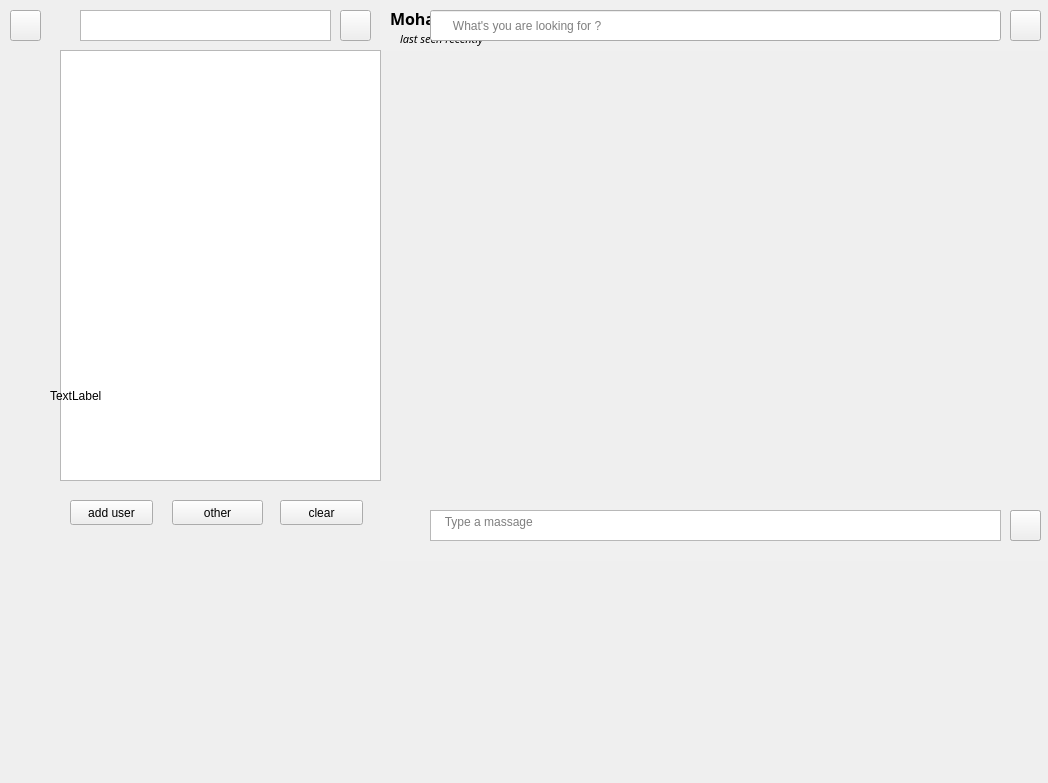
<?xml version="1.0" encoding="UTF-8"?>
<ui version="4.0">
 <class>PyChat</class>
 <widget class="QMainWindow" name="PyChat">
  <property name="geometry">
   <rect>
    <x>0</x>
    <y>0</y>
    <width>1048</width>
    <height>783</height>
   </rect>
  </property>
  <property name="windowTitle">
   <string>PyChat</string>
  </property>
  <property name="tabShape">
   <enum>QTabWidget::Triangular</enum>
  </property>
  <widget class="QWidget" name="centralwidget">
   <widget class="QScrollArea" name="scrollArea">
    <property name="geometry">
     <rect>
      <x>380</x>
      <y>60</y>
      <width>661</width>
      <height>431</height>
     </rect>
    </property>
    <property name="tabletTracking">
     <bool>true</bool>
    </property>
    <property name="contextMenuPolicy">
     <enum>Qt::DefaultContextMenu</enum>
    </property>
    <property name="styleSheet">
     <string notr="true">background-color: rgba(255, 255, 255, 0)</string>
    </property>
    <property name="frameShape">
     <enum>QFrame::VLine</enum>
    </property>
    <property name="verticalScrollBarPolicy">
     <enum>Qt::ScrollBarAsNeeded</enum>
    </property>
    <property name="horizontalScrollBarPolicy">
     <enum>Qt::ScrollBarAlwaysOff</enum>
    </property>
    <property name="widgetResizable">
     <bool>true</bool>
    </property>
    <widget class="QWidget" name="scrollAreaWidgetContents">
     <property name="geometry">
      <rect>
       <x>0</x>
       <y>0</y>
       <width>657</width>
       <height>427</height>
      </rect>
     </property>
     <layout class="QHBoxLayout" name="horizontalLayout">
      <item>
       <layout class="QVBoxLayout" name="verticalLayout">
        <item>
         <layout class="QFormLayout" name="formLayout">
          <property name="labelAlignment">
           <set>Qt::AlignLeading|Qt::AlignLeft|Qt::AlignVCenter</set>
          </property>
          <property name="rightMargin">
           <number>10</number>
          </property>
         </layout>
        </item>
       </layout>
      </item>
     </layout>
    </widget>
   </widget>
   <widget class="QPushButton" name="send_b">
    <property name="geometry">
     <rect>
      <x>1010</x>
      <y>510</y>
      <width>31</width>
      <height>31</height>
     </rect>
    </property>
    <property name="cursor">
     <cursorShape>PointingHandCursor</cursorShape>
    </property>
    <property name="text">
     <string/>
    </property>
    <property name="icon">
     <iconset>
      <normaloff>../../icons/send2.png</normaloff>../../icons/send2.png</iconset>
    </property>
   </widget>
   <widget class="QPushButton" name="other_b">
    <property name="geometry">
     <rect>
      <x>172</x>
      <y>500</y>
      <width>91</width>
      <height>25</height>
     </rect>
    </property>
    <property name="text">
     <string>other</string>
    </property>
   </widget>
   <widget class="QPushButton" name="clear_b">
    <property name="geometry">
     <rect>
      <x>280</x>
      <y>500</y>
      <width>83</width>
      <height>25</height>
     </rect>
    </property>
    <property name="whatsThis">
     <string>sdfgsdfgfdsgdf</string>
    </property>
    <property name="text">
     <string>clear</string>
    </property>
   </widget>
   <widget class="QTextEdit" name="messegebox_t">
    <property name="geometry">
     <rect>
      <x>430</x>
      <y>510</y>
      <width>571</width>
      <height>31</height>
     </rect>
    </property>
    <property name="verticalScrollBarPolicy">
     <enum>Qt::ScrollBarAlwaysOff</enum>
    </property>
    <property name="horizontalScrollBarPolicy">
     <enum>Qt::ScrollBarAlwaysOff</enum>
    </property>
    <property name="sizeAdjustPolicy">
     <enum>QAbstractScrollArea::AdjustToContents</enum>
    </property>
    <property name="cursorWidth">
     <number>2</number>
    </property>
    <property name="placeholderText">
     <string>   Type a massage</string>
    </property>
   </widget>
   <widget class="QPushButton" name="user_b">
    <property name="geometry">
     <rect>
      <x>70</x>
      <y>500</y>
      <width>83</width>
      <height>25</height>
     </rect>
    </property>
    <property name="text">
     <string>add user</string>
    </property>
   </widget>
   <widget class="QPushButton" name="record_b">
    <property name="geometry">
     <rect>
      <x>1010</x>
      <y>510</y>
      <width>31</width>
      <height>31</height>
     </rect>
    </property>
    <property name="cursor">
     <cursorShape>PointingHandCursor</cursorShape>
    </property>
    <property name="text">
     <string/>
    </property>
    <property name="icon">
     <iconset>
      <normaloff>../../icons/radio.png</normaloff>../../icons/radio.png</iconset>
    </property>
    <property name="iconSize">
     <size>
      <width>20</width>
      <height>20</height>
     </size>
    </property>
   </widget>
   <widget class="QPushButton" name="attach_b">
    <property name="geometry">
     <rect>
      <x>970</x>
      <y>10</y>
      <width>31</width>
      <height>31</height>
     </rect>
    </property>
    <property name="cursor">
     <cursorShape>PointingHandCursor</cursorShape>
    </property>
    <property name="text">
     <string/>
    </property>
    <property name="flat">
     <bool>true</bool>
    </property>
   </widget>
   <widget class="QPushButton" name="menu_b">
    <property name="geometry">
     <rect>
      <x>10</x>
      <y>10</y>
      <width>31</width>
      <height>31</height>
     </rect>
    </property>
    <property name="styleSheet">
     <string notr="true">pushButton&gt;setStyleSheet(&quot;QPushButton{background:transparent;}&quot;);</string>
    </property>
    <property name="text">
     <string/>
    </property>
    <property name="icon">
     <iconset>
      <normaloff>../../icons/menu (copy).png</normaloff>../../icons/menu (copy).png</iconset>
    </property>
   </widget>
   <widget class="QLabel" name="side_bar_l">
    <property name="geometry">
     <rect>
      <x>0</x>
      <y>0</y>
      <width>51</width>
      <height>551</height>
     </rect>
    </property>
    <property name="text">
     <string/>
    </property>
   </widget>
   <widget class="QTextEdit" name="user_search_t">
    <property name="geometry">
     <rect>
      <x>80</x>
      <y>10</y>
      <width>251</width>
      <height>31</height>
     </rect>
    </property>
   </widget>
   <widget class="QPushButton" name="user_search_b">
    <property name="geometry">
     <rect>
      <x>340</x>
      <y>10</y>
      <width>31</width>
      <height>31</height>
     </rect>
    </property>
    <property name="styleSheet">
     <string notr="true">pushButton&gt;setStyleSheet(&quot;QPushButton{background:transparent;}&quot;);</string>
    </property>
    <property name="text">
     <string/>
    </property>
    <property name="icon">
     <iconset>
      <normaloff>../../icons/menu (copy).png</normaloff>../../icons/menu (copy).png</iconset>
    </property>
   </widget>
   <widget class="QLabel" name="usernamem_l">
    <property name="geometry">
     <rect>
      <x>390</x>
      <y>10</y>
      <width>341</width>
      <height>17</height>
     </rect>
    </property>
    <property name="font">
     <font>
      <family>Chilanka</family>
      <pointsize>12</pointsize>
      <weight>75</weight>
      <bold>true</bold>
     </font>
    </property>
    <property name="text">
     <string>Mohammad Hossein Fadavi</string>
    </property>
   </widget>
   <widget class="QLabel" name="lastseen_l">
    <property name="geometry">
     <rect>
      <x>400</x>
      <y>30</y>
      <width>141</width>
      <height>17</height>
     </rect>
    </property>
    <property name="font">
     <font>
      <family>Chilanka</family>
      <pointsize>8</pointsize>
      <italic>true</italic>
     </font>
    </property>
    <property name="text">
     <string>last seen recently</string>
    </property>
   </widget>
   <widget class="QPushButton" name="menu_user_b">
    <property name="geometry">
     <rect>
      <x>1010</x>
      <y>10</y>
      <width>31</width>
      <height>31</height>
     </rect>
    </property>
    <property name="cursor">
     <cursorShape>PointingHandCursor</cursorShape>
    </property>
    <property name="text">
     <string/>
    </property>
   </widget>
   <widget class="QPushButton" name="searchuser_b">
    <property name="geometry">
     <rect>
      <x>930</x>
      <y>10</y>
      <width>31</width>
      <height>31</height>
     </rect>
    </property>
    <property name="cursor">
     <cursorShape>PointingHandCursor</cursorShape>
    </property>
    <property name="text">
     <string/>
    </property>
   </widget>
   <widget class="QPushButton" name="call_b">
    <property name="geometry">
     <rect>
      <x>890</x>
      <y>10</y>
      <width>31</width>
      <height>31</height>
     </rect>
    </property>
    <property name="cursor">
     <cursorShape>PointingHandCursor</cursorShape>
    </property>
    <property name="text">
     <string/>
    </property>
   </widget>
   <widget class="QLabel" name="background_l">
    <property name="geometry">
     <rect>
      <x>380</x>
      <y>50</y>
      <width>691</width>
      <height>451</height>
     </rect>
    </property>
    <property name="autoFillBackground">
     <bool>false</bool>
    </property>
    <property name="text">
     <string/>
    </property>
   </widget>
   <widget class="QListWidget" name="listWidget">
    <property name="geometry">
     <rect>
      <x>60</x>
      <y>50</y>
      <width>321</width>
      <height>431</height>
     </rect>
    </property>
    <property name="font">
     <font>
      <family>DejaVu Sans</family>
      <pointsize>13</pointsize>
     </font>
    </property>
    <property name="cursor" stdset="0">
     <cursorShape>PointingHandCursor</cursorShape>
    </property>
    <property name="selectionMode">
     <enum>QAbstractItemView::NoSelection</enum>
    </property>
    <property name="selectionBehavior">
     <enum>QAbstractItemView::SelectItems</enum>
    </property>
    <property name="verticalScrollMode">
     <enum>QAbstractItemView::ScrollPerItem</enum>
    </property>
    <property name="movement">
     <enum>QListView::Static</enum>
    </property>
    <property name="viewMode">
     <enum>QListView::ListMode</enum>
    </property>
   </widget>
   <widget class="QLineEdit" name="lineEdit">
    <property name="geometry">
     <rect>
      <x>430</x>
      <y>10</y>
      <width>571</width>
      <height>31</height>
     </rect>
    </property>
    <property name="placeholderText">
     <string>      What's you are looking for ?</string>
    </property>
   </widget>
   <widget class="QPushButton" name="pushButton">
    <property name="geometry">
     <rect>
      <x>390</x>
      <y>10</y>
      <width>31</width>
      <height>31</height>
     </rect>
    </property>
    <property name="text">
     <string/>
    </property>
    <property name="flat">
     <bool>true</bool>
    </property>
   </widget>
   <widget class="QPushButton" name="pushButton_2">
    <property name="geometry">
     <rect>
      <x>1010</x>
      <y>10</y>
      <width>31</width>
      <height>31</height>
     </rect>
    </property>
    <property name="text">
     <string/>
    </property>
    <property name="flat">
     <bool>true</bool>
    </property>
   </widget>
   <widget class="QPushButton" name="doc_BTN">
    <property name="geometry">
     <rect>
      <x>960</x>
      <y>55</y>
      <width>41</width>
      <height>41</height>
     </rect>
    </property>
    <property name="cursor">
     <cursorShape>PointingHandCursor</cursorShape>
    </property>
    <property name="whatsThis">
     <string extracomment="ggggggggggggggg">DOCUMENT</string>
    </property>
    <property name="text">
     <string/>
    </property>
    <property name="iconSize">
     <size>
      <width>48</width>
      <height>48</height>
     </size>
    </property>
    <property name="flat">
     <bool>true</bool>
    </property>
   </widget>
   <widget class="QPushButton" name="camera_BTN">
    <property name="geometry">
     <rect>
      <x>960</x>
      <y>105</y>
      <width>42</width>
      <height>43</height>
     </rect>
    </property>
    <property name="cursor">
     <cursorShape>PointingHandCursor</cursorShape>
    </property>
    <property name="whatsThis">
     <string>CAMERA</string>
    </property>
    <property name="text">
     <string/>
    </property>
    <property name="iconSize">
     <size>
      <width>60</width>
      <height>60</height>
     </size>
    </property>
    <property name="flat">
     <bool>true</bool>
    </property>
   </widget>
   <widget class="QPushButton" name="attach_b_2">
    <property name="enabled">
     <bool>true</bool>
    </property>
    <property name="geometry">
     <rect>
      <x>970</x>
      <y>10</y>
      <width>31</width>
      <height>31</height>
     </rect>
    </property>
    <property name="cursor">
     <cursorShape>PointingHandCursor</cursorShape>
    </property>
    <property name="text">
     <string/>
    </property>
    <property name="flat">
     <bool>true</bool>
    </property>
   </widget>
   <widget class="QLabel" name="label">
    <property name="geometry">
     <rect>
      <x>380</x>
      <y>50</y>
      <width>671</width>
      <height>451</height>
     </rect>
    </property>
    <property name="text">
     <string/>
    </property>
   </widget>
   <widget class="QLabel" name="label_2">
    <property name="geometry">
     <rect>
      <x>380</x>
      <y>0</y>
      <width>671</width>
      <height>51</height>
     </rect>
    </property>
    <property name="styleSheet">
     <string notr="true">background-color: rgb(240, 240, 240);</string>
    </property>
    <property name="text">
     <string/>
    </property>
   </widget>
   <widget class="QLabel" name="label_3">
    <property name="geometry">
     <rect>
      <x>380</x>
      <y>500</y>
      <width>671</width>
      <height>61</height>
     </rect>
    </property>
    <property name="styleSheet">
     <string notr="true">background-color: rgb(240, 240, 240);</string>
    </property>
    <property name="text">
     <string/>
    </property>
   </widget>
   <widget class="QPushButton" name="emoji_BTN">
    <property name="geometry">
     <rect>
      <x>390</x>
      <y>513</y>
      <width>31</width>
      <height>31</height>
     </rect>
    </property>
    <property name="cursor">
     <cursorShape>PointingHandCursor</cursorShape>
    </property>
    <property name="text">
     <string/>
    </property>
    <property name="icon">
     <iconset>
      <normaloff>../../icons/radio.png</normaloff>../../icons/radio.png</iconset>
    </property>
    <property name="iconSize">
     <size>
      <width>31</width>
      <height>31</height>
     </size>
    </property>
    <property name="flat">
     <bool>true</bool>
    </property>
   </widget>
   <widget class="QLabel" name="setting_FRM">
    <property name="geometry">
     <rect>
      <x>50</x>
      <y>110</y>
      <width>191</width>
      <height>571</height>
     </rect>
    </property>
    <property name="text">
     <string>TextLabel</string>
    </property>
   </widget>
   <zorder>label_2</zorder>
   <zorder>label_3</zorder>
   <zorder>background_l</zorder>
   <zorder>scrollArea</zorder>
   <zorder>side_bar_l</zorder>
   <zorder>other_b</zorder>
   <zorder>clear_b</zorder>
   <zorder>user_b</zorder>
   <zorder>menu_b</zorder>
   <zorder>user_search_t</zorder>
   <zorder>user_search_b</zorder>
   <zorder>usernamem_l</zorder>
   <zorder>lastseen_l</zorder>
   <zorder>menu_user_b</zorder>
   <zorder>searchuser_b</zorder>
   <zorder>call_b</zorder>
   <zorder>attach_b</zorder>
   <zorder>messegebox_t</zorder>
   <zorder>send_b</zorder>
   <zorder>record_b</zorder>
   <zorder>listWidget</zorder>
   <zorder>pushButton</zorder>
   <zorder>pushButton_2</zorder>
   <zorder>doc_BTN</zorder>
   <zorder>camera_BTN</zorder>
   <zorder>attach_b_2</zorder>
   <zorder>label</zorder>
   <zorder>lineEdit</zorder>
   <zorder>emoji_BTN</zorder>
   <zorder>setting_FRM</zorder>
  </widget>
 </widget>
 <tabstops>
  <tabstop>scrollArea</tabstop>
  <tabstop>other_b</tabstop>
  <tabstop>clear_b</tabstop>
  <tabstop>messegebox_t</tabstop>
  <tabstop>user_b</tabstop>
  <tabstop>attach_b</tabstop>
  <tabstop>menu_b</tabstop>
  <tabstop>user_search_t</tabstop>
  <tabstop>user_search_b</tabstop>
  <tabstop>menu_user_b</tabstop>
  <tabstop>searchuser_b</tabstop>
  <tabstop>call_b</tabstop>
  <tabstop>record_b</tabstop>
  <tabstop>send_b</tabstop>
 </tabstops>
 <resources/>
 <connections/>
</ui>
